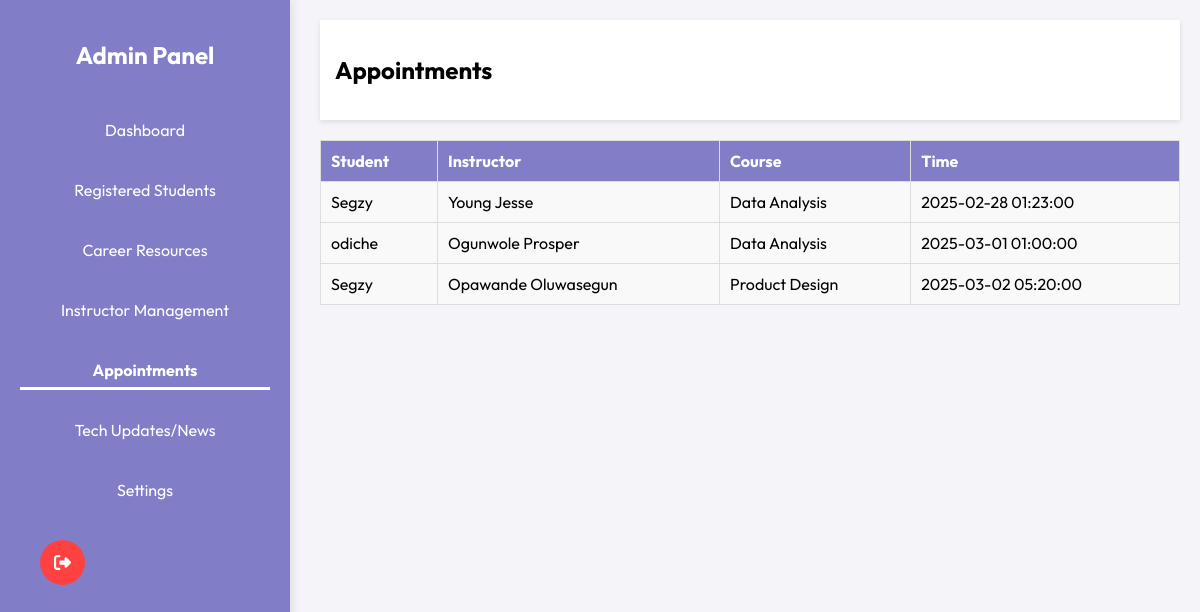
Before: /Dashboard/AdminPages/appointments.php (signed in) with the older database file.
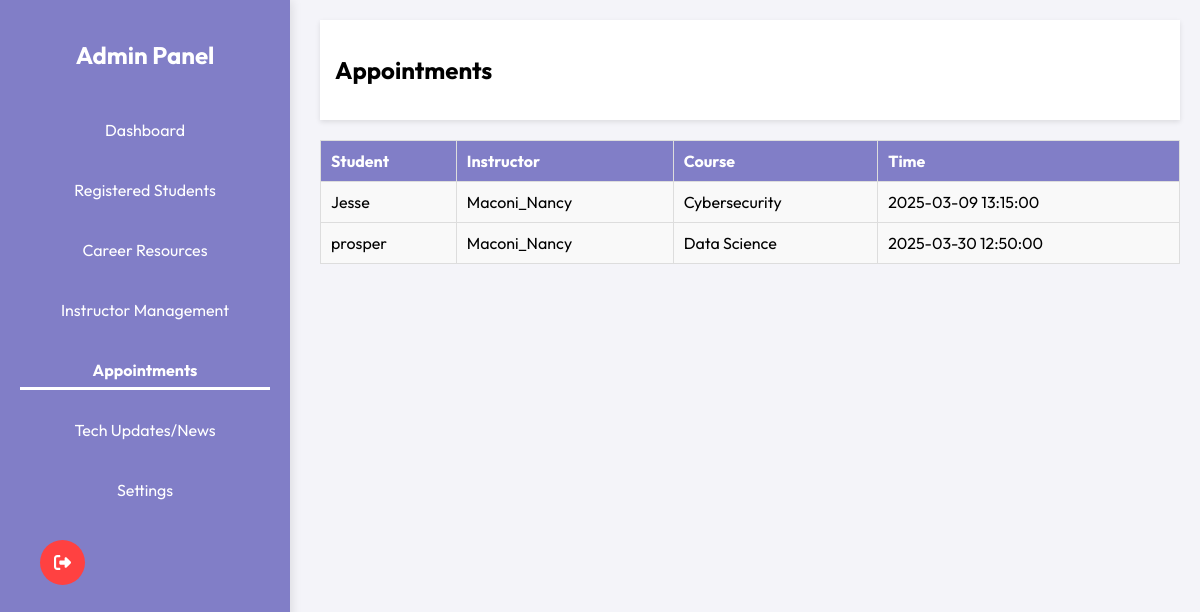
After: the same page with the newer database file.
### tables this page shows
CREATE TABLE `appointments` (
  `id` int(11) NOT NULL,
  `student_id` int(11) NOT NULL,
  `instructor_id` int(11) NOT NULL,
  `course_id` int(11) NOT NULL,
  `appointment_time` datetime NOT NULL
);

CREATE TABLE `student` (
  `student_id` int(11) NOT NULL,
  `name` varchar(100) DEFAULT NULL,
  `age` int(11) DEFAULT NULL,
  `gender` varchar(10) DEFAULT NULL,
  `university_email` varchar(100) DEFAULT NULL,
  `phone` varchar(15) DEFAULT NULL,
  `password` varchar(255) NOT NULL,
  `role` varchar(11) NOT NULL
);

CREATE TABLE `instructors` (
  `id` int(11) NOT NULL,
  `name` varchar(255) NOT NULL,
  `phone` varchar(20) NOT NULL,
  `email` varchar(255) NOT NULL,
  `password` varchar(255) NOT NULL
);

CREATE TABLE `courses` (
  `id` int(11) NOT NULL,
  `course_name` varchar(255) NOT NULL,
  `course_image` varchar(255) NOT NULL,
  `syllabus_pdf` varchar(255) DEFAULT NULL,
  `difficulty_level` enum('beginner','intermediate','advanced') DEFAULT NULL,
  `duration_hours` int(11) DEFAULT NULL,
  `provider` varchar(255) DEFAULT NULL,
  `description` text DEFAULT NULL,
  `rating` decimal(3,1) DEFAULT NULL,
  `learning_style` enum('visual','reading','interactive','combination') DEFAULT NULL,
  `career_path` enum('entry_level','career_switch','skill_enhancement','personal_projects','entrepreneurship') DEFAULT NULL
);

### Dashboard/AdminPages/appointments.php (the view, shortened to what this page needs)
<?php
require_once '../../LoginPage/conn.php';
$query = "SELECT
            s.name AS student_name,
            i.name AS instructor_name,
            c.course_name,
            a.appointment_time
          FROM appointments a
          JOIN student s ON a.student_id = s.student_id
          JOIN instructors i ON a.instructor_id = i.id
          JOIN courses c ON a.course_id = c.id
          ORDER BY a.appointment_time";
$result = $conn->query($query);
?>
<!DOCTYPE html>
<html lang="en">
<head>
    <link rel="stylesheet" href="../../css/adminstyle.css">
</head>
<body>
    <?php include 'sidebar.php'; ?>
    <div class="main-content">
        <header>
            <h2>Appointments</h2>
        </header>
        <?php if ($result->num_rows > 0): ?>
            <table>
                <tr>
                    <th>Student</th>
                    <th>Instructor</th>
                    <th>Course</th>
                    <th>Time</th>
                </tr>
                <?php while ($row = $result->fetch_assoc()): ?>
                    <tr>
                        <td><?php echo htmlspecialchars($row['student_name']); ?></td>
                        <td><?php echo htmlspecialchars($row['instructor_name']); ?></td>
                        <td><?php echo htmlspecialchars($row['course_name']); ?></td>
                        <td><?php echo htmlspecialchars($row['appointment_time']); ?></td>
                    </tr>
                <?php endwhile; ?>
            </table>
        <?php else: ?>
            <p>No appointments have been set.</p>
        <?php endif; ?>
    </div>
</body>
</html>

Changed rows visible on the page:
removed appointments: student.name "Segzy", instructor.name "Young Jesse", course.course_name "Data Analysis", appointment_time "2025-02-28 01:23:00"
removed appointments: student.name "odiche", instructor.name "Ogunwole Prosper", course.course_name "Data Analysis", appointment_time "2025-03-01 01:00:00"
removed appointments: student.name "Segzy", instructor.name "Opawande Oluwasegun", course.course_name "Product Design", appointment_time "2025-03-02 05:20:00"
added appointments: student.name "Jesse", instructor.name "Maconi_Nancy", course.course_name "Cybersecurity", appointment_time "2025-03-09 13:15:00"
added appointments: student.name "prosper", instructor.name "Maconi_Nancy", course.course_name "Data Science", appointment_time "2025-03-30 12:50:00"
